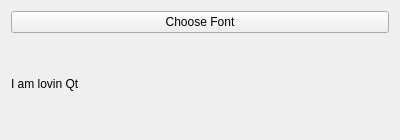
<?xml version="1.0" encoding="UTF-8"?>
<ui version="4.0">
 <class>Widget</class>
 <widget class="QWidget" name="Widget">
  <property name="geometry">
   <rect>
    <x>0</x>
    <y>0</y>
    <width>400</width>
    <height>140</height>
   </rect>
  </property>
  <property name="windowTitle">
   <string>Widget</string>
  </property>
  <layout class="QVBoxLayout" name="verticalLayout">
   <item>
    <widget class="QPushButton" name="chooseFontButton">
     <property name="text">
      <string>Choose Font</string>
     </property>
    </widget>
   </item>
   <item>
    <widget class="QLabel" name="label">
     <property name="text">
      <string>I am lovin Qt</string>
     </property>
     <property name="wordWrap">
      <bool>true</bool>
     </property>
    </widget>
   </item>
  </layout>
 </widget>
 <layoutdefault spacing="6" margin="11"/>
 <resources/>
 <connections/>
</ui>
